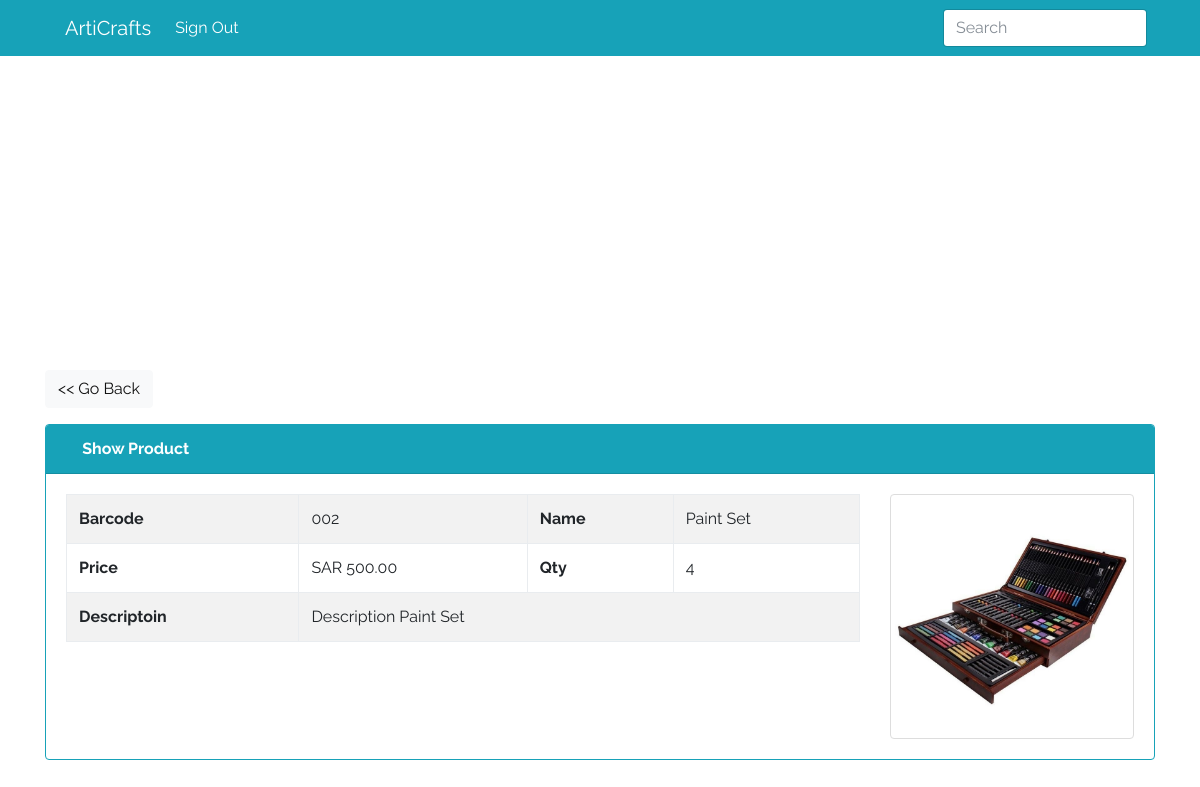
/admin/show.php?id=2, run on the app's committed database.
### tables this page shows
CREATE TABLE `products` (
  `id` int(10) NOT NULL,
  `barcode` varchar(100) NOT NULL,
  `name` varchar(100) NOT NULL,
  `price` float NOT NULL,
  `qty` int(10) NOT NULL DEFAULT 0,
  `image` varchar(1024) DEFAULT NULL,
  `description` text DEFAULT NULL
);

### admin/show.php (the view, shortened to what this page needs)
<?php
require("inc/db.php");
$id = $_GET['id'] ? intval($_GET['id']) : 0;
try {
    $sql = "SELECT * FROM products WHERE id = :id LIMIT 1";
    $stmt = $conn->prepare($sql);
    $stmt->bindParam(":id", $id, PDO::PARAM_INT);
    $stmt->execute();
} catch (Exception $e) {
    echo "Error " . $e->getMessage();
    exit();
}
$product = $stmt->fetch();
?>
<?php include("inc/header.php") ?>
    <div class="container">
        <a href="index.php" class="btn btn-light mb-3"><< Go Back</a>
        <div class="card border-info">
            <div class="card-header bg-info text-white">
                <strong><i class="fa fa-database"></i> Show Product</strong>
            </div>
            <div class="card-body">
                <div class="row">
                    <div class="col-9">
                        <table class="table table-bordered table-striped">
                            <tr>
                                <th>Barcode</th>
                                <td><?= $product['barcode'] ?></td>
                                <th>Name</th>
                                <td><?= $product['name'] ?></td>
                            </tr>
                            <tr>
                                <th>Price</th>
                                <td>SAR <?= number_format($product['price'], 2) ?></td>
                                <th>Qty</th>
                                <td><?= $product['qty'] ?></td>
                            </tr>
                            <tr>
                                <th>Descriptoin</th>
                                <td colspan="3"><?= $product['description'] ?></td>
                            </tr>
                        </table>
                    </div>
                    <div class="col-3">
                        <img src="<?= $product['image'] ?>" alt="<?= $product['name'] ?>" class="img-fluid img-thumbnail">
                    </div>
                </div>
            </div>
        </div>
        <br>
    </div>

### admin/css/style.css (style rules this page uses)
html { position: relative; min-height: 100%; }
body { margin-bottom: 60px; font-family: 'Raleway', sans-serif; }
body > .container { padding: 20px 15px 0; }

### data on the page
products: barcode "002", name "Paint Set", price "500.00", qty "4", description "Description Paint Set", image (picture)
